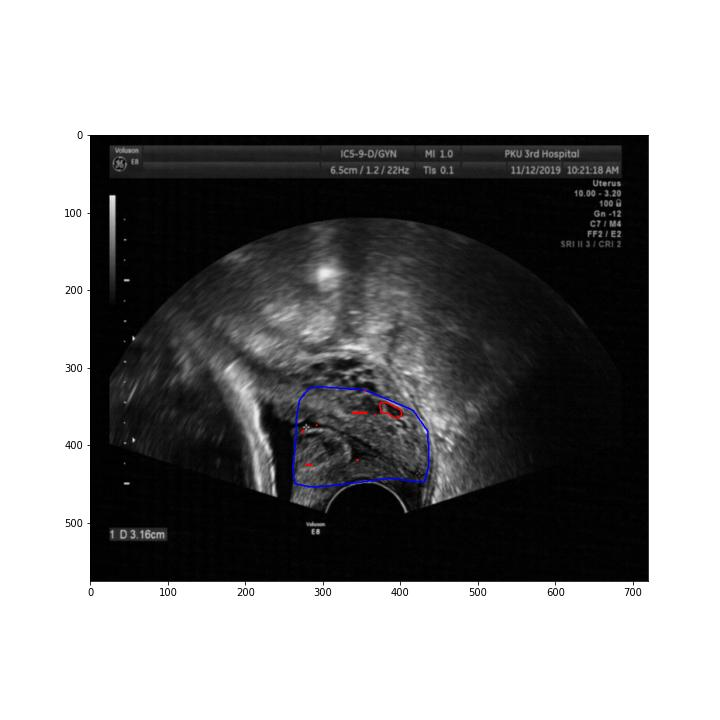
#> input picture Segment_model/postprocessing/healthy/healthy_name1.jpg, 720 x 720 px; its folder holds only this picture in this run
$ jupyter execute --allow-errors png2jpg.ipynb   (older library calls are emulated)
#> lines starting #> are read from the running program, lines starting #| are printed output that depends on the picture; after the words box and inside, x2 and y2 are one past the last pixel; in counts of white or black regions, pixels touching at a corner belong together
[cell 1]
from PIL import Image
import cv2
import os

def PNG2JPG(PngPath):
    img = cv2.imread(PngPath, 0)
    w, h = img.shape[::-1]
    infile = PngPath
    outfile = os.path.splitext(infile)[0] + ".jpg"
    img = Image.open(infile)
    img = img.resize((w, h), Image.ANTIALIAS)
    try:
        if len(img.split()) == 4:
            # prevent IOError: cannot write mode RGBA as BMP
            r, g, b, a = img.split()
            img = Image.merge("RGB", (r, g, b))
            img.convert('RGB').save(outfile, quality=70)
            os.remove(PngPath)
        else:
            img.convert('RGB').save(outfile, quality=70)
            os.remove(PngPath)
        return outfile
    except Exception as e:
        print("PNG转换JPG 错误", e)


path_root = os.getcwd()
Path='D:/Lab/ultrasound PTB/data/first_data/E2EPTB-codes/data/image_with_hull/hull/'
#> (the rest of this cell did not finish here and is left out)

[cell 2]
import os
import cv2
import numpy as np

read_Path1='D:/Lab/ultrasound PTB/data/data1/masks/healthy/'
read_Path2='D:/Lab/ultrasound PTB/data/data1/masks/preterm/'
save_Path = 'D:/Lab/ultrasound PTB/data/dataset/Annotations/'
png_dir = os.listdir(read_Path1)
for img in png_dir:
    png = cv2.imdecode(np.fromfile(read_Path1+img, dtype=np.uint8), -1)
#> png is the input picture: shape (720, 720, 3); mean B, G, R 146.4, 146.1, 146.1
    png = cv2.cvtColor(png, cv2.COLOR_BGR2GRAY)
#> png: shape (720, 720)
    for i in range(len(png)):
        for j in range(len(png[0])):
            if png[i][j] != 0:
                png[i][j] = 1
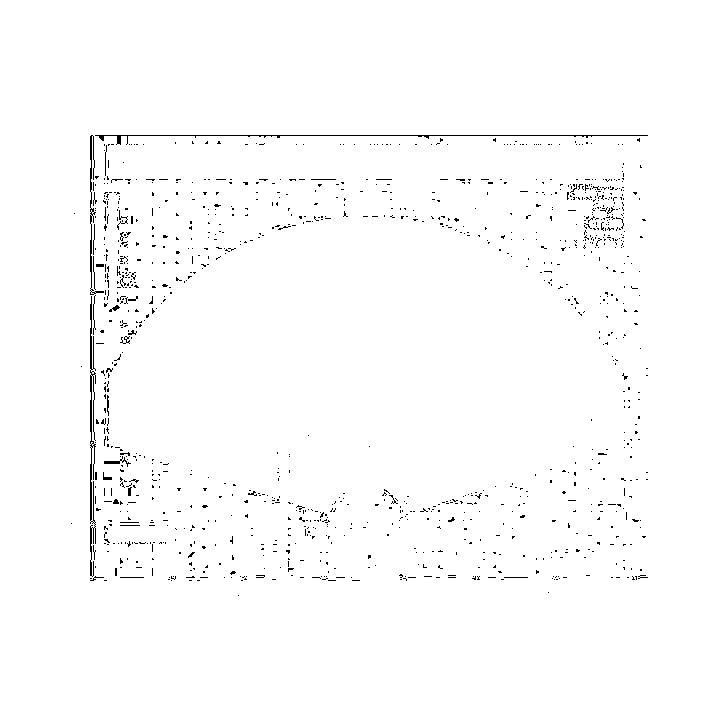
#> png: shape (720, 720); values 0 (black) and 1 (white), 98.7% white; black in thin lines or dots, all inside (x1, y1, x2, y2) = (71, 135, 648, 596)
    cv2.imencode('.png',png)[1].tofile(save_Path+img[:-4]+'.png')

#> (the rest of this cell did not finish here and is left out)
